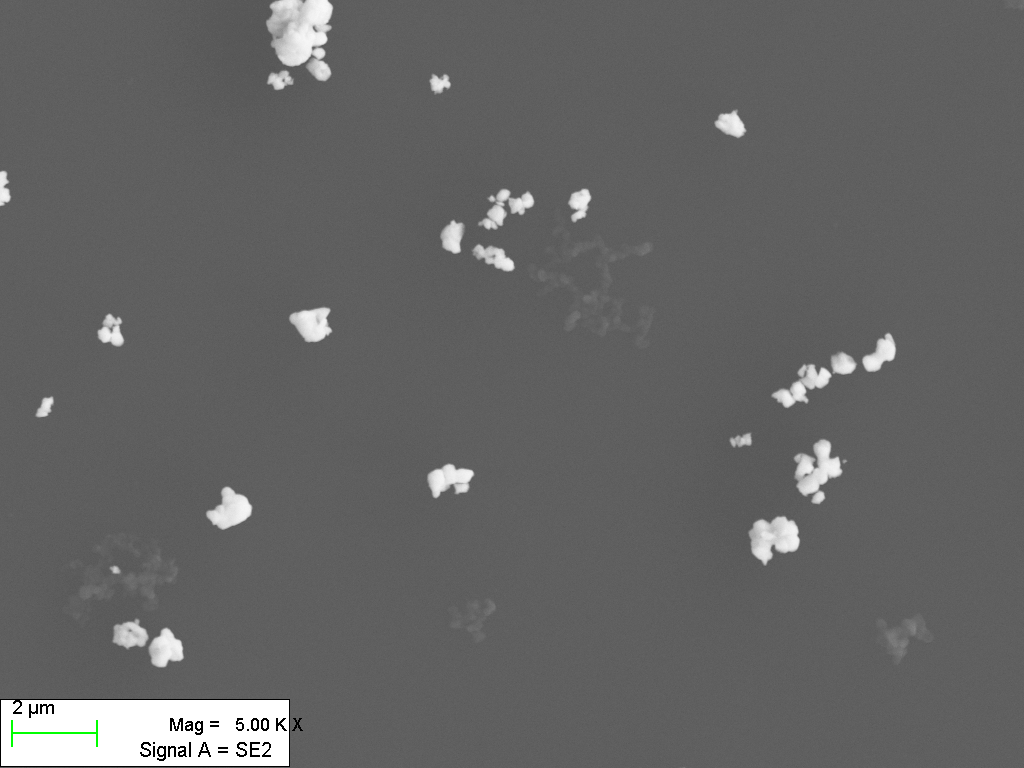
#> input picture _Archive/2y-08WC-SDS1h-12PAH2h-wc30m-17.tif, 1024 x 768 px, found by its file name
$ python text9.py
#> lines starting #> are read from the running program, lines starting #| are printed output that depends on the picture; after the words box and inside, x2 and y2 are one past the last pixel; in counts of white or black regions, pixels touching at a corner belong together
#> further down, src is the input picture: shape (768, 1024, 3); mean B, G, R 100.7, 100.8, 100.7
import cv2
import numpy as np

from scipy import ndimage as ndi

def merge_small_areas(combined_markers, min_size):
    # 标记连通区域
    labeled, num_objects = ndi.label(combined_markers)
    sizes = np.bincount(labeled.ravel())

    # 创建一个新的标记图像
    new_markers = np.zeros_like(labeled)

    # 对每个连通区域进行处理
    for i in range(1, num_objects + 1):
        # 如果这个区域太小，那我们就找到最近的邻居，并合并
        if sizes[i] < min_size:
            # 创建一个二值图像，只包含这个连通区域
            blob = np.where(labeled == i, 1, 0)

            # 使用膨胀操作找到最近的邻居
            dilated = cv2.dilate(blob, np.ones((3,3)), iterations=1)
            neighbors = np.where(dilated - blob > 0, labeled, 0)

            # 找到最常见的邻居（即最近的大颗粒）
            counts = np.bincount(neighbors[neighbors > 0].ravel())
            most_common_neighbor = np.argmax(counts)

            # 将小颗粒合并到最常见的邻居
            new_markers[labeled == i] = most_common_neighbor
        else:
            new_markers[labeled == i] = i

    return new_markers

def watershed_algorithm(image):
    src = image.copy()

    # 边缘保留滤波EPF去噪，sp、sr分别表示空间窗口大小、色彩空间窗口大小
    blur = cv2.pyrMeanShiftFiltering(image, sp=21, sr=55)

    # 转成灰度图像
    gray = cv2.cvtColor(blur, cv2.COLOR_BGR2GRAY)

    # 使用otsu算法得到二值图像区间阈值
    ret, binary = cv2.threshold(gray, 0, 255, cv2.THRESH_BINARY + cv2.THRESH_OTSU)
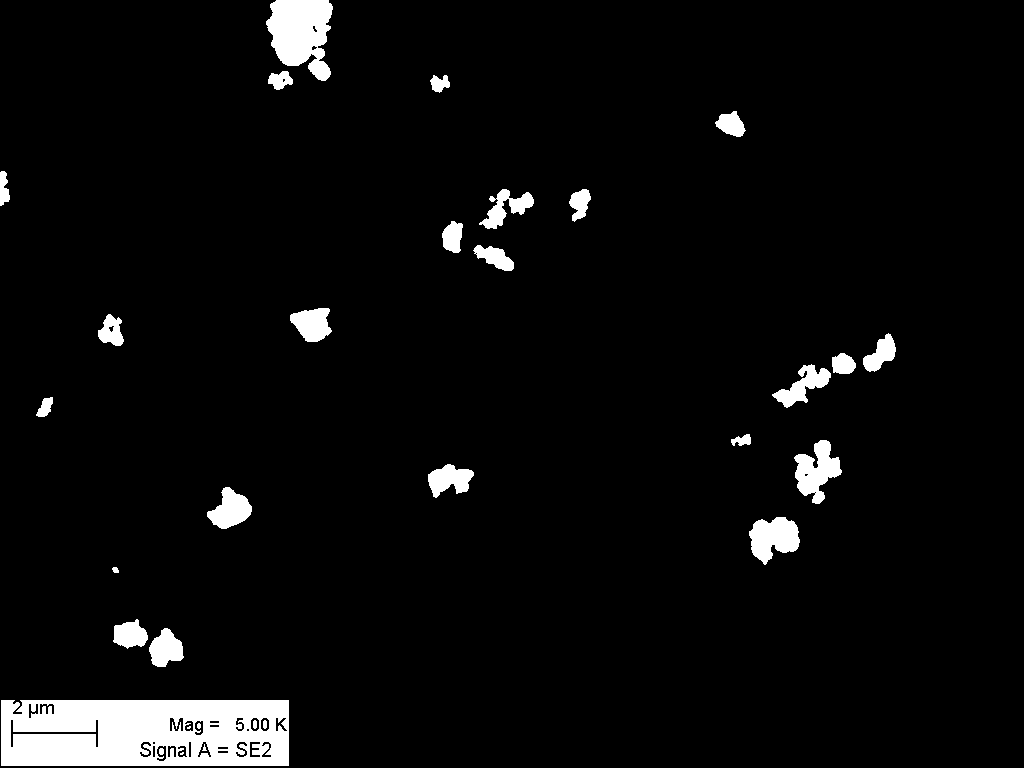
#> binary: shape (768, 1024); 4.6% white; 31 white regions (3 under 20 px), largest, box (x1, y1, x2, y2) and area: (1, 700, 289, 766) 17263, (266, 0, 333, 81) 3745, (794, 440, 842, 504) 1649
#> ret = 164

    # 距离变换
    dist = cv2.distanceTransform(binary, cv2.DIST_L2, 5)
    dist_out = cv2.normalize(dist, 0, 1.0, cv2.NORM_MINMAX)

    # 对距离变换图像进行多个阈值化处理，获得多个分割结果
    threshold_values = [0.14,0.18,0.24]  # 自定义多个阈值17
    # [4 lines of commented-out code are left out]
    segmented_images = []
    for threshold in threshold_values:
        _, surface = cv2.threshold(dist_out, threshold * dist_out.max(), 255, cv2.THRESH_BINARY)
        sure_fg = np.uint8(surface)

        # 使用连通组件分析算法，得到初始标记图像
        ret, markers = cv2.connectedComponents(sure_fg)
        markers = markers + 1

        # 对二值图像进行膨胀处理，得到未知区域的标记
        kernel = np.ones((3, 3), np.uint8)
        binary = cv2.morphologyEx(binary, cv2.MORPH_DILATE, kernel, iterations=1)
        unknown = binary - sure_fg

        # 未知区域标记为0
        markers[unknown == 255] = 0

        # 分水岭算法分割
        markers = cv2.watershed(image, markers=markers)
        segmented_images.append(markers)
#> this loop made 3 passes
#> pass 1, in watershed_algorithm, `markers = markers + 1`:
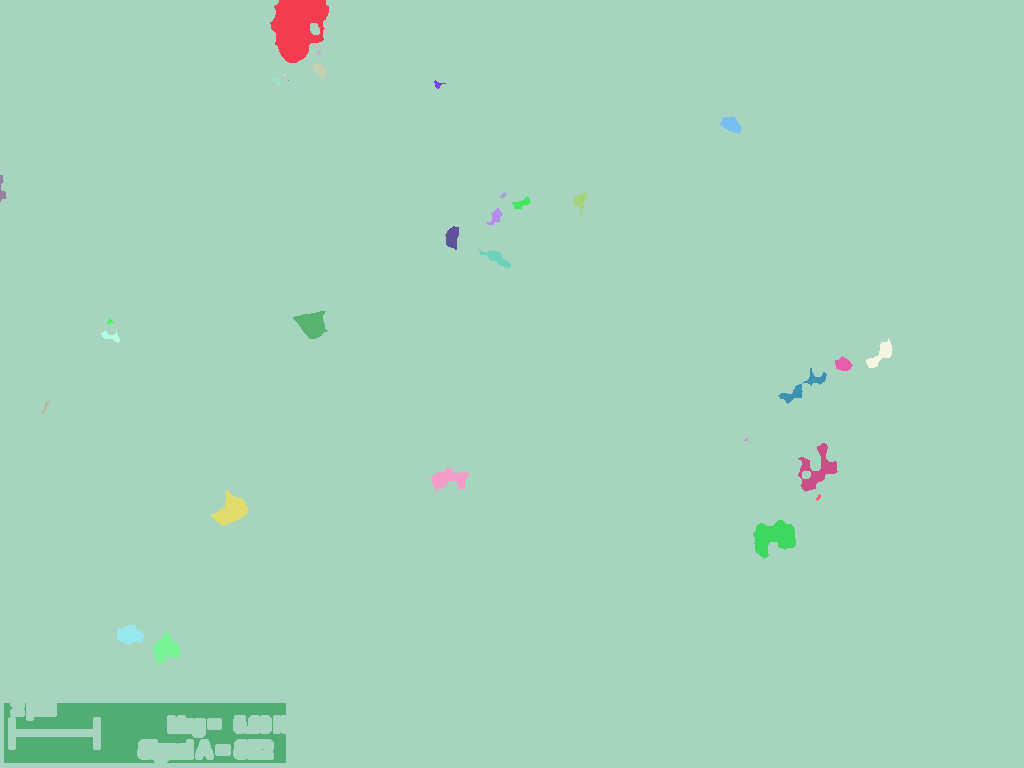
#> markers: shape (768, 1024) int32; 33 distinct labels, from 1 to 33; one colour per label, 0 black
#> after the loop:
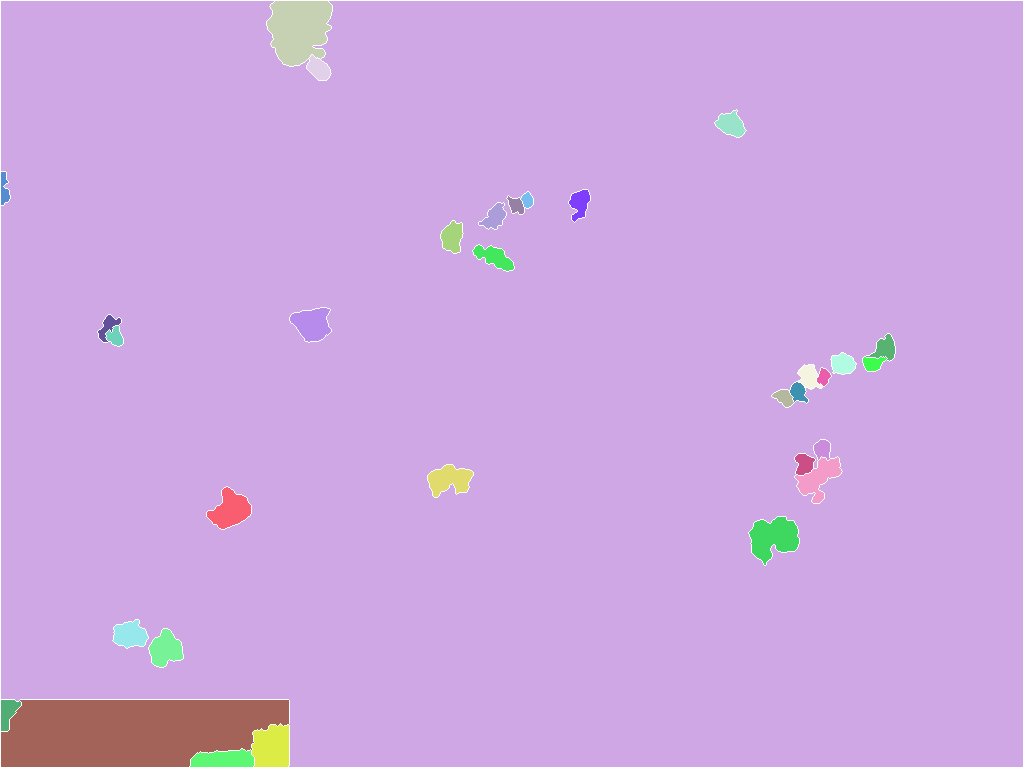
#> markers: shape (768, 1024) int32; 34 distinct labels, from -1 to 33; one colour per label, 0 black, -1 white
#> after the loop, segmented_images = 3 items

    # 将所有分割结果叠加在一起
    combined_markers = np.zeros_like(segmented_images[0])
    for markers in segmented_images:
        combined_markers += markers

    # 调用merge_small_areas函数合并小区域
    min_size = 100  # 最小尺寸阈值
    combined_markers = merge_small_areas(combined_markers, min_size)
#> in merge_small_areas, `labeled, num_objects = ndi.label(combined_markers)`:
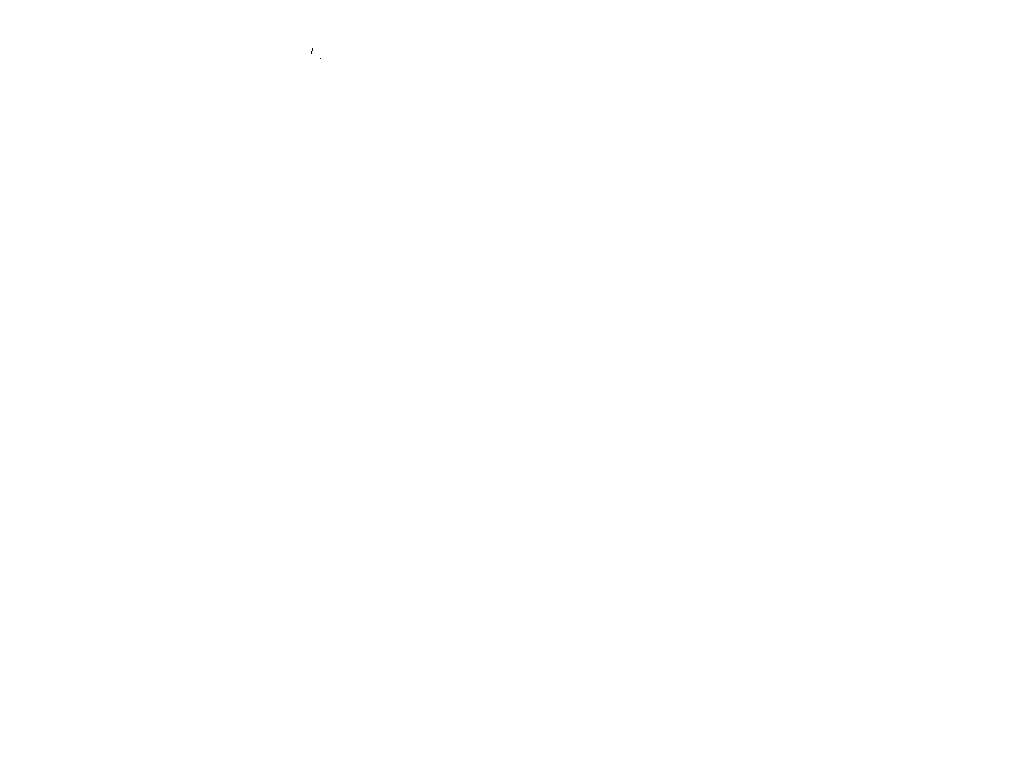
#> labeled: shape (768, 1024) int32; values 0 (black) and 1 (white), 100% white; black in thin lines or dots, all inside (x1, y1, x2, y2) = (311, 48, 321, 59)
#> in merge_small_areas, `labeled, num_objects = ndi.label(combined_markers)`: num_objects = 1
#> in merge_small_areas, `sizes = np.bincount(labeled.ravel())`: sizes = [7, 786425]

    # 将分割结果可视化显示在原图上
    min_val, max_val, _, _ = cv2.minMaxLoc(combined_markers)
#> min_val = 0; max_val = 1
    # print(max_val)
    markers_8u = np.uint8(combined_markers)
    cv2.imshow('markers_8u', markers_8u)
    colors = [(255,0,0), (0,255,0), (0,0,255), (255,255,0),
              (255,0,255), (0,255,255), (255,128,0), (255,0,128),
              (128,255,0), (128,0,255), (255,128,128), (128,255,255)]
    for i in range(2, int(max_val + 1)):
        ret, thres1 = cv2.threshold(markers_8u, i - 1, 255, cv2.THRESH_BINARY)
        ret2, thres2 = cv2.threshold(markers_8u, i, 255, cv2.THRESH_BINARY)
        mask = thres1 - thres2
        contours, hierarchy = cv2.findContours(mask, cv2.RETR_EXTERNAL, cv2.CHAIN_APPROX_NONE)


        # 忽略背景
        if i != len(threshold_values):
            cv2.drawContours(image, contours, -1, colors[(i - 2) % len(colors)], -1)

        # # 计数
        # for contour in contours:
        #     M = cv2.moments(contour)

        #     # Check if the moment 'm00' is non-zero
        #     if M["m00"] != 0:
        #         centroid_x = int(M["m10"] / M["m00"])
        #         centroid_y = int(M["m01"] / M["m00"])
        #         cv2.putText(image, str(i - 1), (centroid_x, centroid_y), cv2.FONT_HERSHEY_SIMPLEX, 0.5, (255, 255, 255), 1,
        #                     cv2.LINE_AA)

    # 将原图和分割后的图像进行叠加，得到可视化显示的结果
    result = cv2.addWeighted(src, 0.5, image, 0.5, 0)  # 图像权重叠加
    cv2.imshow('result', result)

    # 在原图中添加区域数量的文字标注
    # cv2.putText(image, "count=%d" % (int(max_val - 1)), (220, 30), cv2.FONT_HERSHEY_SIMPLEX, 1, (0, 255, 0), 2)

    # 显示结果图像
    cv2.imshow('Segmented Image', image)
    cv2.waitKey(0)
    cv2.destroyAllWindows()


src = cv2.imread('_Archive/2y-08WC-SDS1h-12PAH2h-wc30m-17.tif')
watershed_algorithm(src)

$ run again, with _Archive/2y-08WC-SDS1h-12PAH2h-wc30m-01.tif copied over _Archive/2y-08WC-SDS1h-12PAH2h-wc30m-17.tif
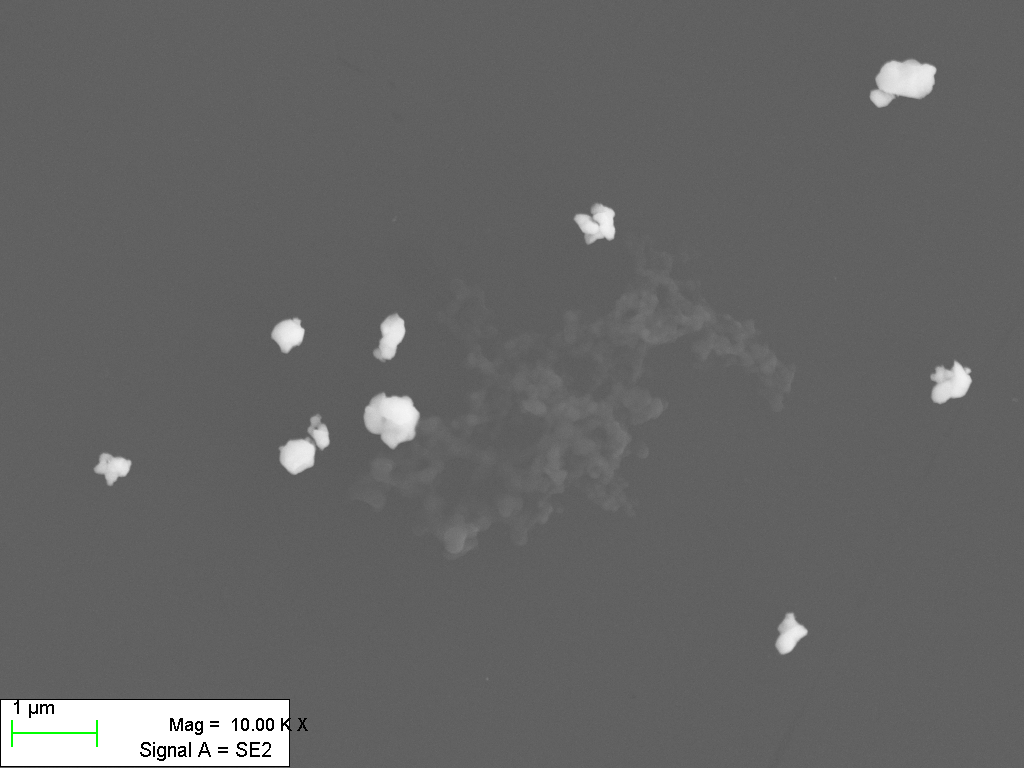
#> input picture _Archive/2y-08WC-SDS1h-12PAH2h-wc30m-01.tif, 1024 x 768 px, found by its file name
#> src is the input picture: shape (768, 1024, 3); mean B, G, R 101.6, 101.7, 101.6
#> in watershed_algorithm, `ret, binary = cv2.threshold(gray, 0, 255, cv2.THRESH_BINARY + cv2.THRE..`:
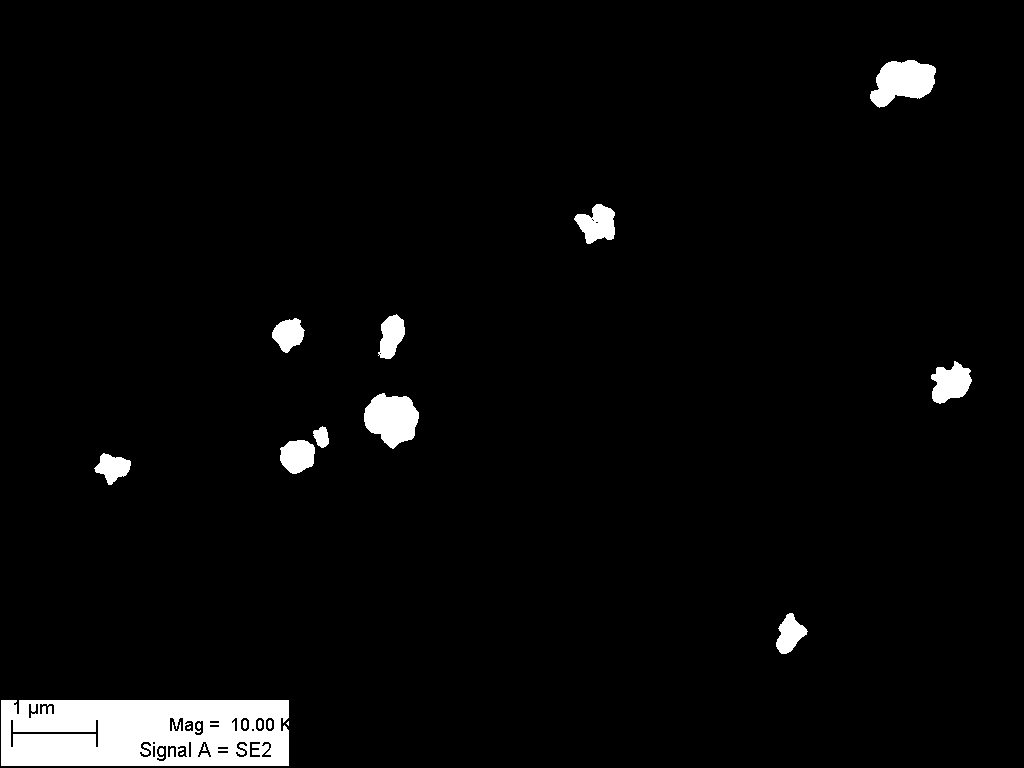
#> binary: shape (768, 1024); 3.6% white; 20 white regions (4 under 20 px), largest, box (x1, y1, x2, y2) and area: (1, 700, 289, 766) 17215, (364, 393, 419, 449) 2137, (870, 60, 936, 108) 2108
#> in watershed_algorithm, `ret, binary = cv2.threshold(gray, 0, 255, cv2.THRESH_BINARY + cv2.THRE..`: ret = 167
#> the loop in watershed_algorithm, `for threshold in threshold_values:` made 3 passes
#> ret on passes 1 to 3: 13, 12, 17
#> after the loop in watershed_algorithm, `for threshold in threshold_values:`: segmented_images = 3 items
#> the loop in watershed_algorithm, `for markers in segmented_images:` made 3 passes
#> pass 2, in watershed_algorithm, `combined_markers += markers`:
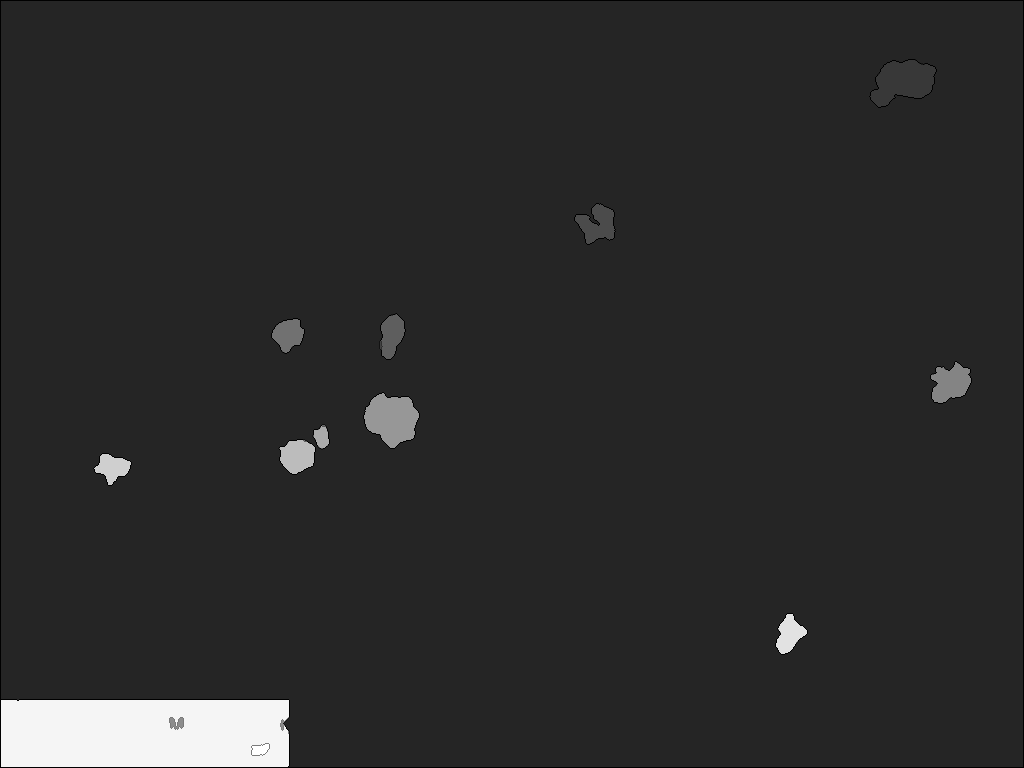
#> combined_markers: shape (768, 1024) int32; min -2, max 25, mean 2.6; drawn with min black and max white
#> labeled: shape (768, 1024) int32; values 0 (black) and 1 (white), 100% white; black in thin lines or dots, all inside (x1, y1, x2, y2) = (878, 60, 916, 96)
#> num_objects = 1
#> sizes = [4, 786428]
#> min_val = 0; max_val = 1
